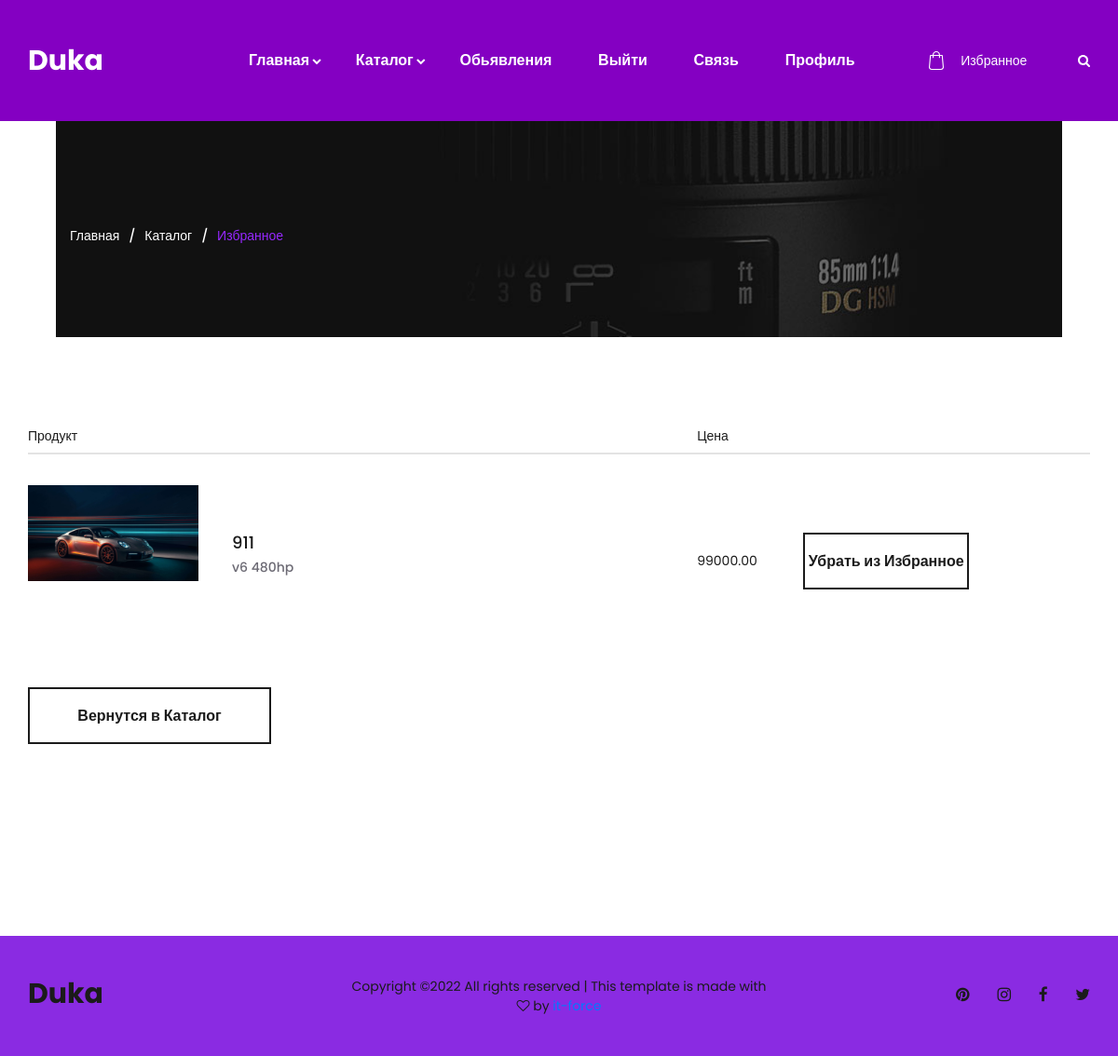
The page /cart/ (signed in) on the database its author committed.
### blog/models.py (models this page shows, shortened)
class Cart(models.Model):
    user=models.ForeignKey(User, on_delete=models.CASCADE)
    product=models.ForeignKey(Product,on_delete=models.CASCADE)
    date=models.DateTimeField(default=timezone.now)

class Product(models.Model):
    user = models.ForeignKey(User,on_delete=models.CASCADE, verbose_name='Пользователь')
    category = models.ManyToManyField(Category,verbose_name='Категория')
    name = models.CharField(max_length=200, db_index=True,verbose_name="Название")
    slug = models.SlugField(max_length=200, db_index=True,verbose_name="Ссылка")
    image = models.ImageField("Изображение")
    description = models.TextField("Описание")
    price = models.DecimalField("Цена" ,max_digits=10, decimal_places=2)
    moderate = models.BooleanField(default=False,verbose_name="Модерация")
    created = models.DateTimeField(default = timezone.now,verbose_name="Опубликовано")
    country=models.CharField(max_length=255,verbose_name='Страна')
    city=models.CharField(max_length=255,verbose_name='Город')
    phone=models.CharField(max_length=15, blank=True, null=True, verbose_name='Номер')
    class Meta:
        ordering = ('name',)
        index_together = (('slug'),)

### blog/views.py (the view)
# urls.py: path('cart/',views.cart,name='cart'),
def cart(request):
    categories = Category.objects.all()
    if request.user.is_authenticated:
        product = Cart.objects.filter(user=request.user)
        paginator = Paginator(product, 12)
        page_number = request.GET.get('page')
        product = paginator.get_page(page_number)
        return render(request, 'cart.html',{'product':product})
    return redirect('login')

### blog/templates/cart.html (shortened to what this page needs)
{% load static %}
<!DOCTYPE html>
<html lang="en">
<head>
<link rel="stylesheet" type="text/css" href="{% static 'styles/bootstrap4/bootstrap.min.css' %}">
<link href="{% static 'plugins/font-awesome-4.7.0/css/font-awesome.min.css' %}" rel="stylesheet" type="text/css">
<link rel="stylesheet" type="text/css" href="{% static 'styles/cart.css' %}">
<link rel="stylesheet" type="text/css" href="{% static 'styles/cart_responsive.css' %}">
</head>
<body>
<div class="super_container">
	<header class="header">
		<div class="header_container" style="background:#8400C2 ;">
			<div class="container">
				<div class="row">
					<div class="col">
						<div class="header_content d-flex flex-row align-items-center justify-content-start">
							<div class="logo"><a href="{% url 'index' %}" style="color: white;">Duka</a></div>
							<nav class="main_nav">
								<ul>
									<li class="hassubs">
										<a href="{% url 'index' %}" style="color: white;">Главная</a>
									</li>
									<li class="hassubs">
										<a style="color: white;" href="{% url 'all' %}">Каталог</a>
									</li>
									<li><a style="color: white;" href="{% url 'create_product' %}">Обьявления</a></li>
									{% if not user.is_authenticated %}
									<li><a style="color: white;" href="{% url 'login' %}">Войти</a></li>
									{% else %}
									<li><a style="color: white;" href="{% url 'logout' %}">Выйти</a></li>
									{% endif %}
									<li><a style="color: white;" href="{% url 'contact' %}">Связь</a></li>
									<li><a style="color: white;" href="{% url 'profile' %}" {% block navclass %}{% endblock %}>Профиль</a></li>
								</ul>
							</nav>
							<div class="header_extra ml-auto">
								<div class="shopping_cart">
									<a href="{% url 'cart' %}">
										<div style="color: white;">Избранное</div>
									</a>
								</div>
								<div class="search">
									<div class="search_icon">
									</div>
								</div>
							</div>
						</div>
					</div>
				</div>
			</div>
		</div>
		<div class="search_panel trans_300">
			<div class="container">
				<div class="row">
					<div class="col">
						<div class="search_panel_content d-flex flex-row align-items-center justify-content-end">
							<form action="{% url 'search' %}" method="GET">
							</form>
						</div>
					</div>
				</div>
			</div>
		</div>
	</header>
	<div class="home">
		<div class="home_container">
			<div class="home_background" style="background-image:url(../static/images/cart.jpg)"></div>
			<div class="home_content_container">
				<div class="container">
					<div class="row">
						<div class="col">
							<div class="home_content">
								<div class="breadcrumbs">
									<ul>
										<li><a href="{% url 'index' %}">Главная</a></li>
										<li><a href="{% url 'all' %}">Каталог</a></li>
										<li>Избранное</li>
									</ul>
								</div>
							</div>
						</div>
					</div>
				</div>
			</div>
		</div>
	</div>
	<div class="cart_info">
		<div class="container">
			<div class="row">
				<div class="col">
					<div class="cart_info_columns clearfix">
						<div class="cart_info_col cart_info_col_product">Продукт</div>
						<div class="cart_info_col cart_info_col_price">Цена</div>
					</div>
				</div>
			</div>
			<div class="row cart_items_row">
				<div class="col">
					{% for product in product %}
					<div class="cart_item d-flex flex-lg-row flex-column align-items-lg-center align-items-start justify-content-start">
						<div class="cart_item_product d-flex flex-row align-items-center justify-content-start">
							<div class="cart_item_image">
								<div><img src="{{ product.product.image.url }}" alt=""></div>
							</div>
							<div class="cart_item_name_container">
								<div class="cart_item_name"><a href="{{ product.get_absolute_url }}">{{ product.product.name }}</a></div>
								<div class="cart_item_edit"><a href="{{ product.get_absolute_url }}">{{ product.product.description }}</a></div>
							</div>
						</div>
						<div class="cart_item_price">{{ product.product.price }}</div>
						<div class="button clear_cart_button"><a href="{% url 'delete_cart' product.id %}">Убрать из Избранное</a></div>
					</div>
					{% endfor %}
				</div>
			</div>
			<div class="row row_cart_buttons">
				<div class="col">
					<div class="cart_buttons d-flex flex-lg-row flex-column align-items-start justify-content-start">
						<div class="button continue_shopping_button"><a href="{% url 'all' %}">Вернутся в Каталог</a></div>
					</div>
				</div>
			</div>
			<div class="row row_extra">
				<div class="col-lg-4">
	<div class="footer_overlay"></div>
	<footer class="footer">
		<div class="footer_background" style="background: blueviolet;"></div>
		<div class="container">
			<div class="row">
				<div class="col">
					<div class="footer_content d-flex flex-lg-row flex-column align-items-center justify-content-lg-start justify-content-center">
						<div class="footer_logo"><a href="#">Duka</a></div>
						<div class="copyright ml-auto mr-auto">
Copyright &copy;<script>document.write(new Date().getFullYear());</script> All rights reserved | This template is made with <i class="fa fa-heart-o" aria-hidden="true"></i> by <a href="" target="_blank">it-force</a>
</div>
						<div class="footer_social ml-lg-auto">
							<ul>
								<li><a href="#"><i class="fa fa-pinterest" aria-hidden="true"></i></a></li>
								<li><a href="#"><i class="fa fa-instagram" aria-hidden="true"></i></a></li>
								<li><a href="#"><i class="fa fa-facebook" aria-hidden="true"></i></a></li>
								<li><a href="#"><i class="fa fa-twitter" aria-hidden="true"></i></a></li>
							</ul>
						</div>
					</div>
				</div>
			</div>
		</div>
	</footer>
</div>
</body>
</html>

### rows shown on the page
Cart: product.image (picture), product.name "911", product.description "v6 480hp", product.price "99000.00"
